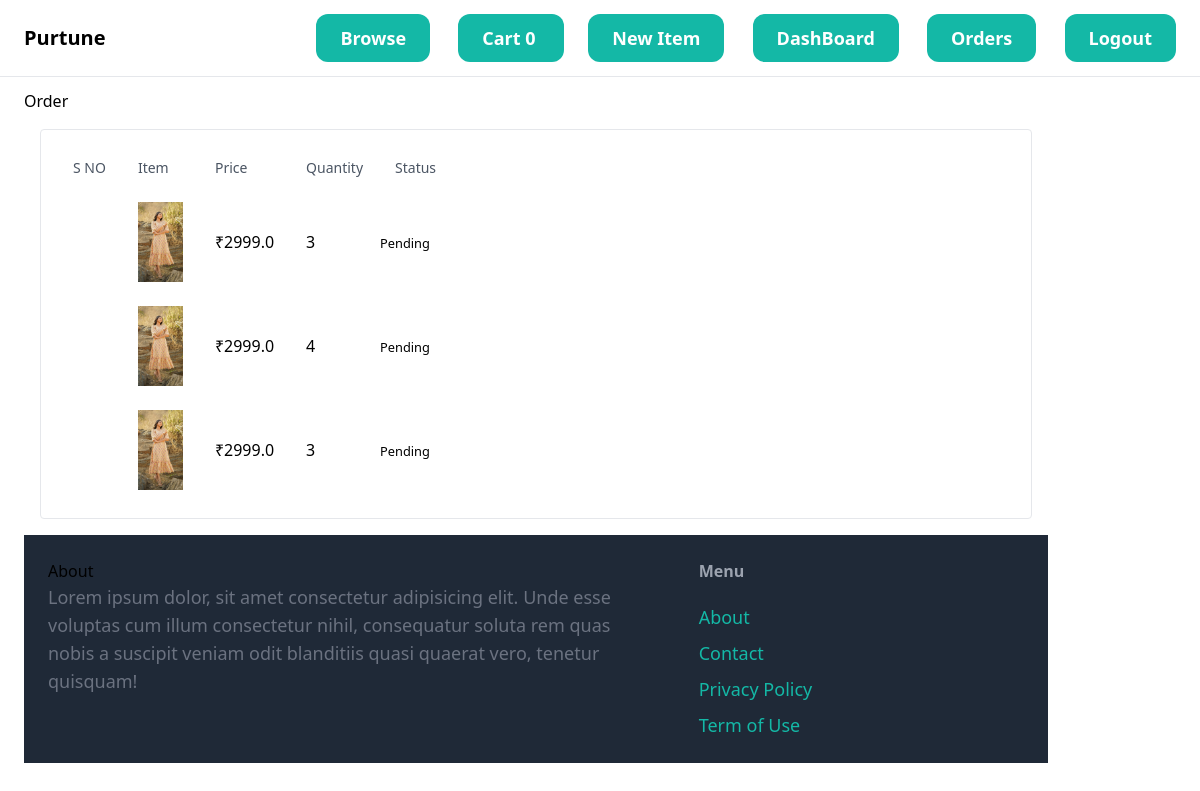
The app's page /Dashboard/myOrders/ (signed in) with its own data.
### dashboard/models.py (models this page shows, shortened)
class Order(models.Model):
    user=models.ForeignKey(CustomUser,on_delete=models.CASCADE)
    fname=models.CharField(max_length=100,default='')
    lname=models.CharField(max_length=100,default='')
    phone=models.CharField(max_length=10,default='')
    address=models.CharField(max_length=100,default='',null=False)
    city=models.CharField(max_length=100,default='')
    state=models.CharField(max_length=100,default='')
    pincode=models.CharField(max_length=100,default='')
    payment_id=models.CharField(max_length=100,default='')
    item=models.ForeignKey(Item,on_delete=models.CASCADE)
    quantity=models.IntegerField(default=1)
    price=models.IntegerField()
    status=models.BooleanField(default=False)
    date=models.DateField(default=datetime.datetime.today)

### Item/models.py (models this page shows, shortened)
class Item(models.Model):
    category=models.ForeignKey(Category,related_name="items",on_delete=models.CASCADE)
    name=models.CharField(max_length=100)
    description=models.CharField(max_length=500)
    price=models.FloatField()
    image=models.ImageField(upload_to="items_images",blank=True,null=True)
    is_sold=models.BooleanField(default=False)
    created_by=models.ForeignKey(CustomUser,related_name='items',on_delete=models.CASCADE)
    created_at=models.DateTimeField(auto_now_add=True)

### middleware/auth.py (the view)
    def middleware(request):
        print("middleware")
        if not request.user:
            return redirect('core:login')
        response = get_response(request)
        return response

### core/templatetags/cart.py (called while the page is built)
@register.filter(name='sumCart')
def sumCart(l):
    return sum(l)

### core/templatetags/custom_filter.py (called while the page is built)
@register.filter(name='currency')
def currency(number):
    return "₹" +str(number)

### dashboard/views.py (called while the page is built)
@auth_middleware
def myOrders(request):
    all_orders=Order.objects.filter(user=request.user).order_by('-date')
    items=Item.objects.all()
    context={"orders":all_orders,"items":items}
    return render(request,'dashboard/orders.html',context)

### templates/dashboard/orders.html
{% extends 'core/base.html' %}
{% load cart %}
{% load custom_filter %}
{% block content %}
Order
<div class="container">
    <div class="border rounded p-4 m-4">
        <table class="table table-light table">
            <thead class="table-light">
                <tr>
                    <th class="px-4 py-3 text-left text-sm font-medium text-gray-600" scope="col">S NO</th>
                    <th class="px-4 py-3 text-left text-sm font-medium text-gray-600" scope="col">Item </th>
                    <th class="px-4 py-3 text-left text-sm font-medium text-gray-600" scope="col">Price</th>
                    <th class="px-4 py-3 text-left text-sm font-medium text-gray-600" scope="col">Quantity</th>
                    <th class="px-4 py-3 text-left text-sm font-medium text-gray-600" scope="col">Status</th>
                </tr>
            </thead>
            {% for order  in orders %}
                <tr class="hover:bg-gray-50">
                    <td class="px-4 py-3">{{forloop.counter1}}</td>
                    {% if order.item in items %}
                        <td class="px-4 py-3"><img style="height:80px" class="rounded-circle" src="{{ order.item.image.url }}" alt="not loading "></td>
                        <td class="px-4 py-3"> {{order.item.price|currency }}</td>
                        <td class="px-4 py-3"> {{order.quantity}}</td>
                        {% if order.status %}
                            <td><small class="badge badge-success">Completed</small></td>
                        {% else %}
                            <td><small class="badge badge-warning">Pending</small>  </td>
                        {% endif %}
                    {% endif %}
                </tr>
            {% endfor %}
        </table>
{% endblock %}

### records on screen
Order: item.image (picture), item.price "₹2999.0", quantity "3", status "Pending"
Order: item.image (picture), item.price "₹2999.0", quantity "4", status "Pending"
Order: item.image (picture), item.price "₹2999.0", quantity "3", status "Pending"

### other values on screen
{{ request.session.cart.values|sumCart }} "0"
